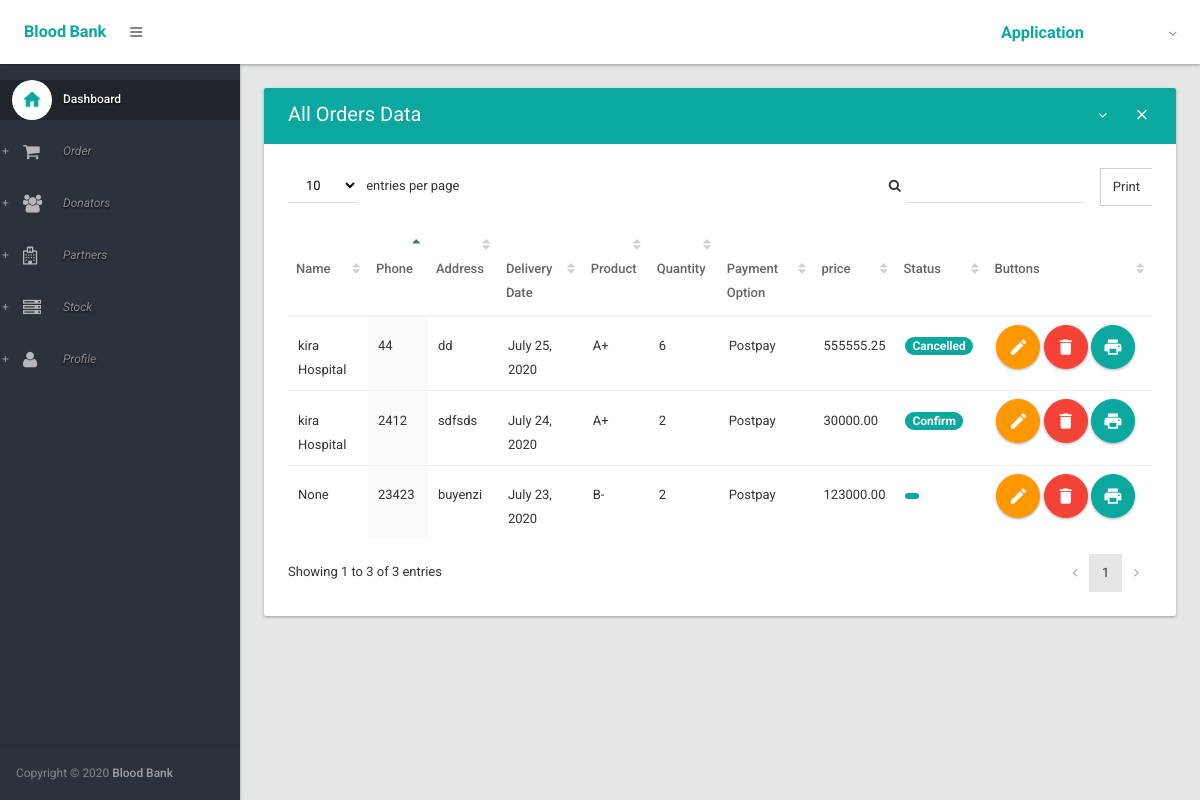
The app's page /order_list/ with its own data.
### blood/models.py (models this page shows, shortened)
class Order (models.Model):
    partner = models.ForeignKey(Hospital, null=True, on_delete= models.SET_NULL)
    phone = models.CharField(max_length=20);
    address = models.TextField()
    delivery_date = models.DateField(blank=True);
    product =  models.ForeignKey(Blood, null=True, on_delete= models.SET_NULL)
    quantity = models.IntegerField()
    payment_option = models.CharField(max_length=50)
    price = models.DecimalField(max_digits=16, decimal_places=2)
    status = models.CharField(max_length=50)

class Blood(models.Model):
    name = models.CharField(max_length=30)
    def __str__(self):
        return self.name

class Hospital(models.Model):
    name = models.CharField(max_length=30)
    address = models.CharField(max_length=30)
    phone = models.CharField(max_length=30)
    email = models.CharField(max_length=30)
    def __str__(self):
        return self.name

### blood/views.py (the view)
# urls.py: path('order_list/', OrderListView.as_view(), name='order_list'),
class OrderListView(ListView):
    template_name = 'order_list.html'
    model = Order

### blood/templates/order_list.html (shortened to what this page needs)
{% extends 'layout.html' %}
{% block body %}
                <section>
                    <div class="section-body">
                        <div class="row">
                            <div class="col-lg-12">
                                <div class="card">
                                    <div class="card-head style-primary">
                                        <header>All Orders Data</header>
                                        <div class="tools">
                                            <a class="btn btn-icon-toggle btn-collapse"><i class="fa fa-angle-down"></i></a>
                                            <a class="btn btn-icon-toggle btn-close"><i class="md md-close"></i></a>
                                        </div>
                                    </div>
                                    <div class="card-body">
                                        <div class="table-responsive">
                                            <table id="datatable2" class="table order-column hover">
                                                <thead>
                                                    <tr>
                                                        <th>Name</th>
                                                        <th>Phone</th>
                                                        <th>Address</th>
                                                        <th>Delivery Date</th>
                                                        <th>Product</th>
                                                        <th>Quantity</th>
                                                        <th>Payment Option</th>
                                                        <th>price</th>
                                                        <th>Status</th>
                                                        <th width="150px">Buttons</th>
                                                    </tr>
                                                </thead>
                                                <tbody>
                                                    {% for order in object_list %}
                                                        <tr class="gradeX">
                                                            <td>{{ order.partner }}</td>
                                                            <td>{{ order.phone }}</td>
                                                            <td>{{ order.address }}</td>
                                                            <td>{{ order.delivery_date }}</td>
                                                            <td>{{ order.product }}</td>
                                                            <td>{{ order.quantity }}</td>
                                                            <td>{{ order.payment_option }}</td>
                                                            <td>{{ order.price }}</td>
                                                            <td><span class="badge" style="background: #0aa89e"> {{ order.status }}</span></td>
                                                            <td>
                                                                <a href="{% url 'order_update' order.id %}" class="btn ink-reaction btn-floating-action btn-warning"><i class="md md-edit"></i> </a>
                                                                <a href="{% url 'order_delete' order.id %}" class="btn ink-reaction btn-floating-action btn-danger"><i class="md md-delete"></i> </a>
                                                                <a href="#" class="btn ink-reaction btn-floating-action btn-primary"><i class="md md-print"></i> </a>
                                                            </td>
                                                        </tr>
                                                    {% endfor %}
                                                </tbody>
                                            </table>
                                        </div>
                                    </div>
                                </div>
                            </div>
                        </div>
                    </div>
                </section>
                {% endblock %}

### blood/templates/layout.html (shortened to what this page needs)
{% load staticfiles %}
<!DOCTYPE html>
<html lang="en">
	<head>
		<link type="text/css" rel="stylesheet" href="{% static 'css/bootstrap.css' %}" />
		<link type="text/css" rel="stylesheet" href="{% static 'css/materialadmin.css' %}" />
		<link type="text/css" rel="stylesheet" href="{% static 'css/font-awesome.min.css' %}" />
		<link type="text/css" rel="stylesheet" href="{% static 'css/material-design-iconic-font.min.css' %}" />
        <link type="text/css" rel="stylesheet" href="{% static 'css/libs/DataTables/jquery.dataTables.css' %}" />
		<link type="text/css" rel="stylesheet" href="{% static 'css/libs/DataTables/extensions/dataTables.colVis.css' %}" />
		<link type="text/css" rel="stylesheet" href="{% static 'css/libs/DataTables/extensions/dataTables.tableTools.css' %}" />
        <link type="text/css" rel="stylesheet" href="{% static 'css/print.css' %}" />
	</head>
	<body class="menubar-pin menubar-hoverable header-fixed ">
		<header id="header" >
			<div class="headerbar">
				<div class="headerbar-left">
					<ul class="header-nav header-nav-options">
						<li class="header-nav-brand" >
							<div class="brand-holder">
								<a href="{% url 'home' %}">
									<span class="text-lg text-bold text-primary">Blood</span>         <span class="text-lg text-bold text-primary"> Bank</span>
								</a>
							</div>
						</li>
						<li>
							<a class="btn btn-icon-toggle menubar-toggle" data-toggle="menubar" href="javascript:void(0);">
								<i class="fa fa-bars"></i>
							</a>
						</li>
					</ul>
				</div>
				<div class="headerbar-right">
					<ul class="header-nav header-nav-profile">
						<li class="dropdown">
							<a href="javascript:void(0);" class="dropdown-toggle ink-reaction" data-toggle="dropdown">
								<span class="profile-info">
									<h4 class="text-lg text-bold text-primary"> Application</h4>
								</span>
							</a>
						</li>
					</ul>
				</div>
			</div>
		</header>
		<div id="base">
			<div id="content">
                {% block body %}
                {% endblock %}
			</div>
			<div id="menubar" class="menubar-inverse ">
				<div class="menubar-scroll-panel">
					<ul id="main-menu" class="gui-controls">
						<li>
							<a href="{% url 'home' %}" class="active">
								<div class="gui-icon"><i class="md md-home"></i></div>
								<span class="title">Dashboard</span>
							</a>
						</li>
						<li class="gui-folder">
							<a>
								<div class="gui-icon"><i class="fa fa-shopping-cart"></i></div>
								<span class="title">Order</span>
							</a>
						</li>
 						<li class="gui-folder">
 							<a>
 								<div class="gui-icon"><i class="fa fa-users"></i></div>
 								<span class="title">Donators</span>
 							</a>
 						</li>
						<li class="gui-folder">
							<a>
								<div class="gui-icon"><i class="fa fa-hospital-o"></i></div>
								<span class="title">Partners</span>
							</a>
						</li>
					 <li class="gui-folder">
						 <a>
							 <div class="gui-icon"><i class="fa fa-server"></i></div>
							 <span class="title">Stock</span>
						 </a>
					 </li>
						<li class="gui-folder">
							<a>
								<div class="gui-icon"><i class="fa fa-user"></i></div>
								<span class="title"> Profile </span>
							</a>
						</li>
					</ul>
					<div class="menubar-foot-panel">
						<small class="no-linebreak hidden-folded">
							<span class="opacity-75">Copyright &copy; {% now "Y" %}</span> <strong>Blood Bank</strong>
						</small>
					</div>
				</div>
			</div>
		</div>
	</body>
</html>

### records on screen
Order: partner "None", phone "23423", address "buyenzi", delivery_date "July 23, 2020", product "B-", quantity "2", payment_option "Postpay", price "123000.00"
Order: partner "kira Hospital", phone "2412", address "sdfsds", delivery_date "July 24, 2020", product "A+", quantity "2", payment_option "Postpay", price "30000.00", status "Confirm"
Order: partner "kira Hospital", phone "44", address "dd", delivery_date "July 25, 2020", product "A+", quantity "6", payment_option "Postpay", price "555555.25", status "Cancelled"
